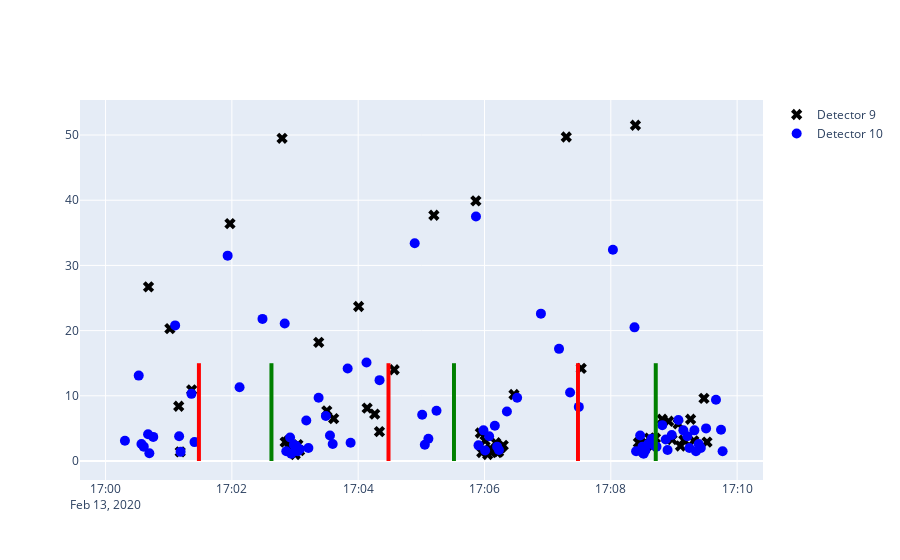

This figure's notebook cell:
### Code cell
tl_id = 63069007
phase = 2

plot_tl_df = light_on[(light_on['SignalID'] == tl_id) & (light_on['EventParam'] == phase)]

fig = go.Figure()

# fig.update_xaxes(range=[plot_detect_df['Timestamp'].min(), plot_detect_df['Timestamp'].max()])

fig.add_trace(go.Scatter(x=detection_dict[tl_id][9]['Timestamp'],
                        y=detection_dict[tl_id][9]['headway_seconds'],
                        mode='markers',
                         name='Detector 9',
                        marker=dict(
                            color='black',
                            size=10,
                            symbol='x'
                        ),
                        )
             )

fig.add_trace(go.Scatter(x=detection_dict[tl_id][10]['Timestamp'],
                        y=detection_dict[tl_id][10]['headway_seconds'],
                        mode='markers',
                         name='Detector 10',
                        marker=dict(
                            color='blue',
                            size=10,
                            symbol='circle'
                        ),
                        )
             )


for i, code in zip(plot_tl_df['Timestamp'].values, plot_tl_df['EventCode'].values):
    print(i, code)
    fig.add_trace(go.Scatter(x=[pd.to_datetime(i), pd.to_datetime(i)],
                             y = [0, 15],
                             showlegend=False,
                             mode='lines',
                                line=dict(
                                    color="Green" if code == 1 else 'Red',
                                    width=4,
                                    dash="solid",
                                )
                            )
                )
    
# fig.update_shapes(dict(xref='x', yref='y'))
fig.show()
